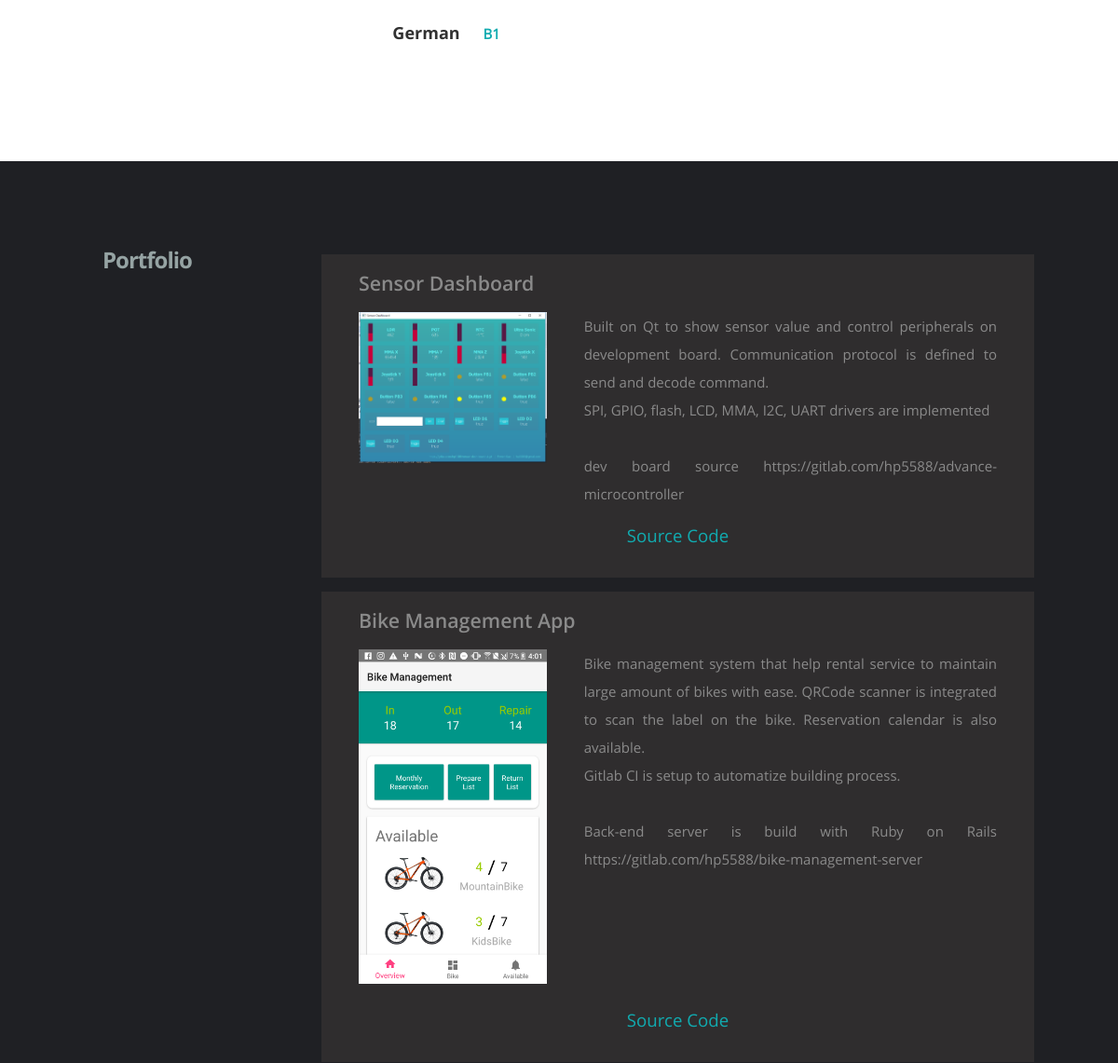
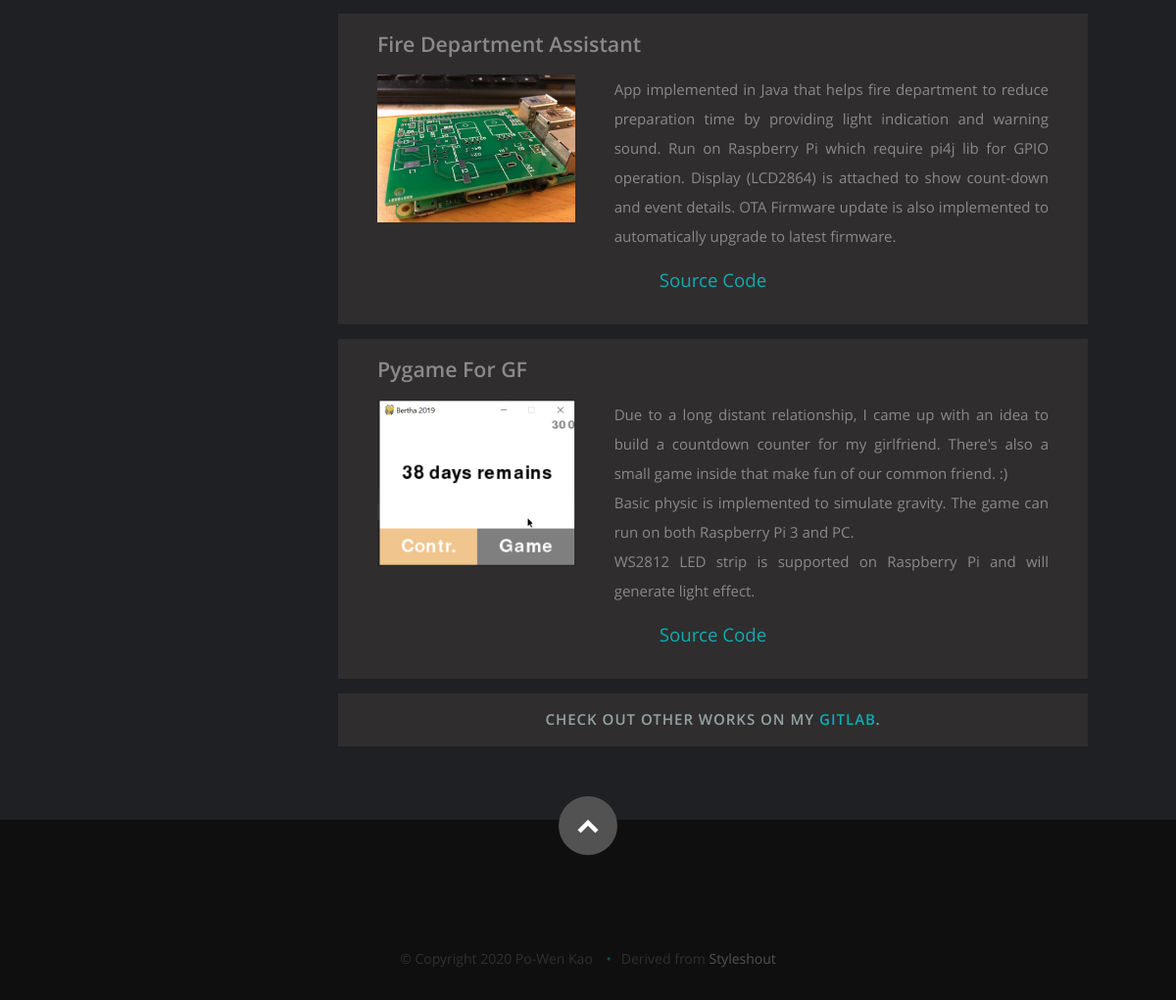
The app's page / (lower part), older data (2 pictures, top to bottom).
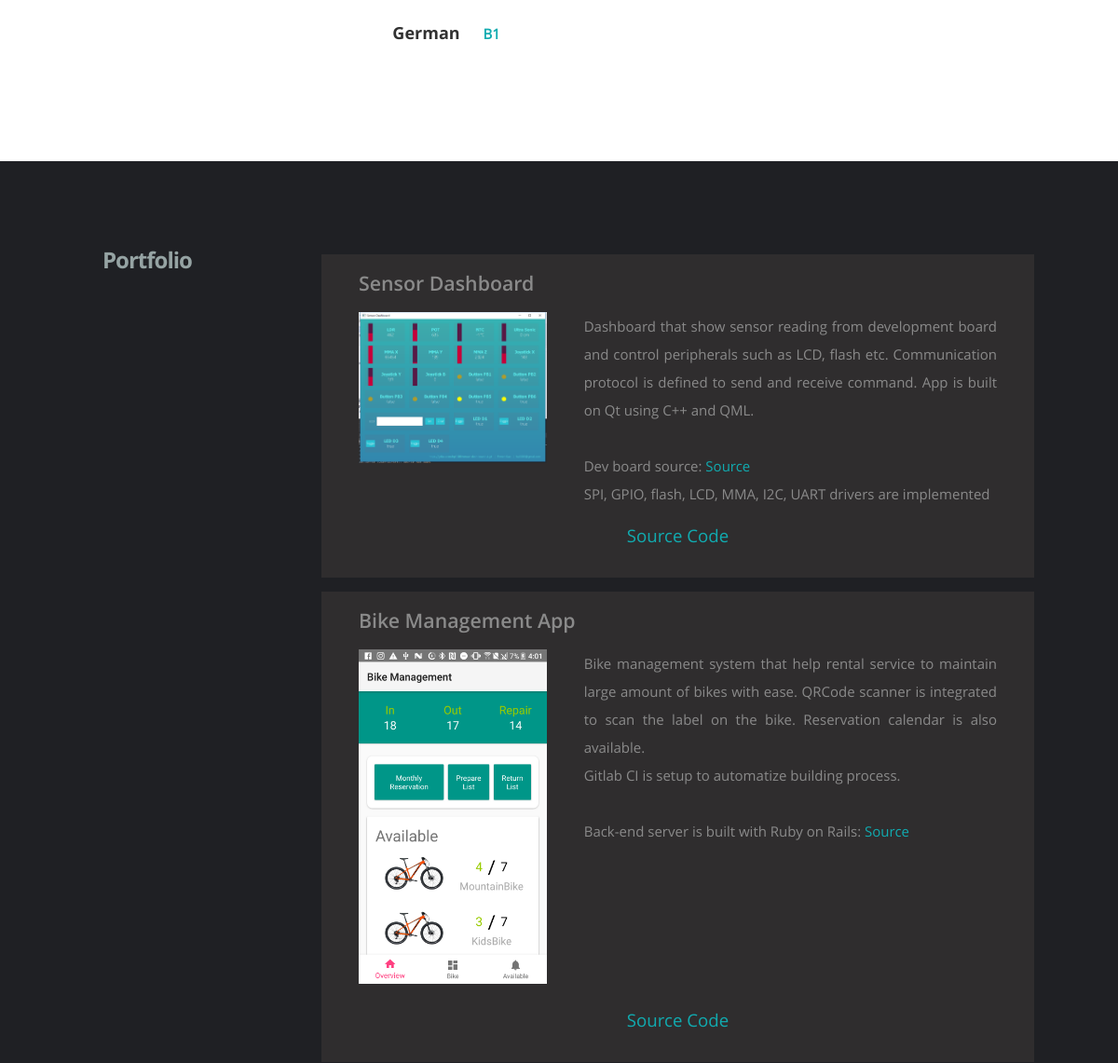
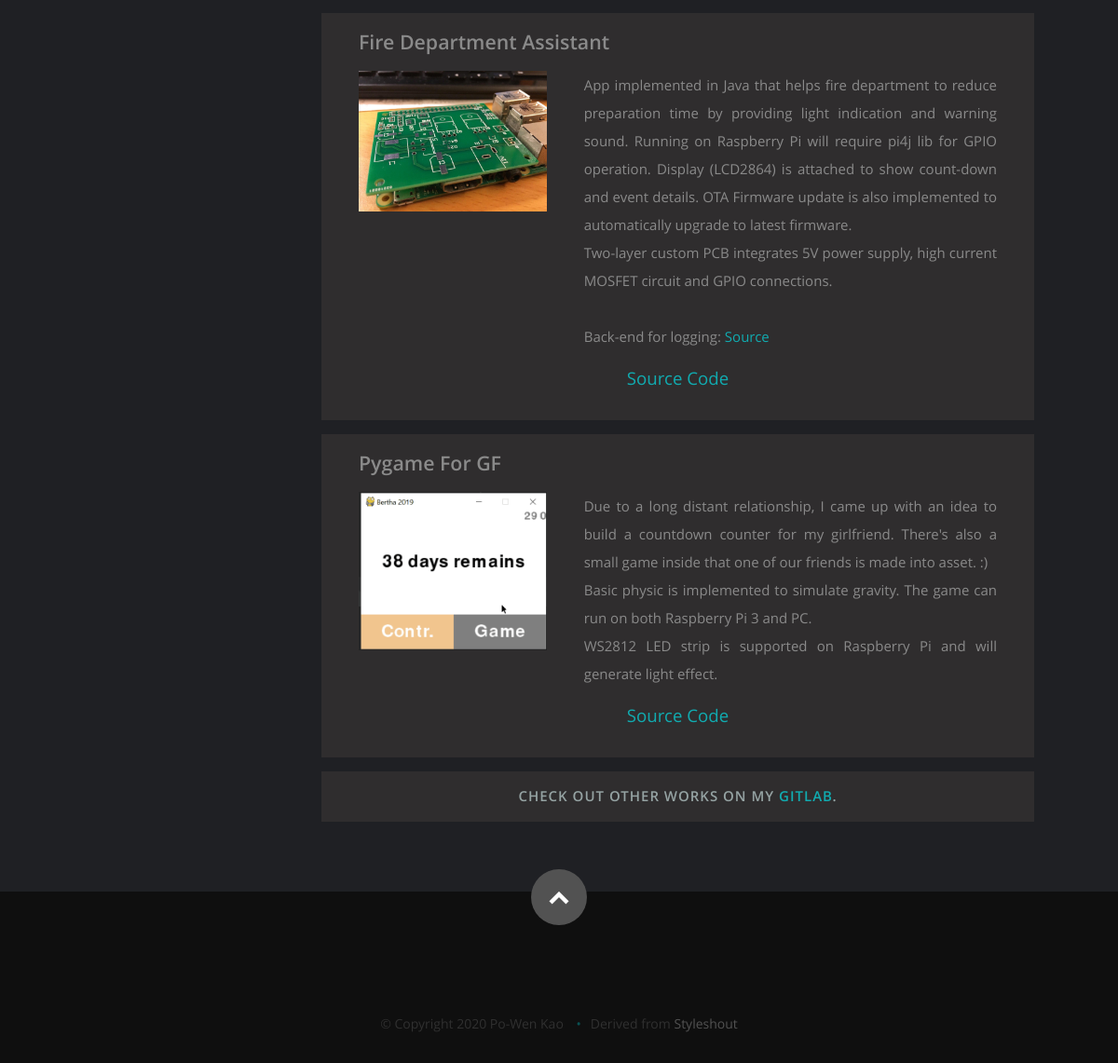
The same page, newer data (2 pictures, top to bottom).
### cv/models.py (models this page shows, shortened)
class Skill(models.Model):
    name = models.CharField(max_length=100)
    category = models.ForeignKey('SkillCategory', on_delete=models.DO_NOTHING, null=True)
    level = models.IntegerField('level of skill range from 0 to 10', blank=True, null=True)
    def get_category(self):
        return self.category

class Framework(models.Model):
    name = models.CharField(max_length=100)
    skill = models.ForeignKey('Skill', on_delete=models.DO_NOTHING, null=True)
    def __str__(self):
        return self.name

class Portfolio(models.Model):
    name = models.CharField(max_length=100)
    image = models.ImageField(upload_to="portfolio/images")
    description = models.TextField()
    rank = models.IntegerField()
    link = models.TextField(default="")

### cv/views.py (the view)
# urls.py: path('', views.index, name='index'),
def index(request):
    experience_list = Experience.objects.order_by('-end_date')
    education_list = Education.objects.order_by('-end_date')
    skill_list = Skill.objects.all().order_by('category')
    portfolio_list = Portfolio.objects.all().order_by('rank')
    template = loader.get_template('cv/index.html')
    context = {
        'experience_list': experience_list,
        'education_list': education_list,
        'skill_list': skill_list,
        'portfolio_list': portfolio_list,
    }
    return HttpResponse(template.render(context, request))

### cv/templates/cv/index.html (shortened to what this page needs)
{% load static %}
<!DOCTYPE html>
<html class="no-js" lang="en">
<head>
    <link rel="stylesheet" href="{% static 'cv/css/default.css'%}">
    <link rel="stylesheet" href="{% static 'cv/css/layout.css'%}">
    <link rel="stylesheet" href="{% static 'cv/css/media-queries.css'%}">
    <link rel="stylesheet" href="{% static 'cv/css/magnific-popup.css'%}">
</head>
<body>
   <section id="resume">
      <div class="row skill" id="skills">
         <div class="nine columns main-col">
            {% regroup skill_list by get_category as category_list %}
            {% for category, skill_list in category_list %}
                <table class="skill-category" style="width: 100%; text-align: left">
                    {% if not category.collapse %}
                         {% for skill in skill_list|dictsortreversed:"level" %}
                            <tr>
                                <th style="width: 20%; text-align: right">
                                    <h4>{{ skill.name }} </h4>
                                </th>
                                <th >
                                    <a>{{ skill.framework_set.all|join:" | " }}</a>
                                </th>
                            </tr>
                       {% endfor %}
                    {% endif %}
                </table>
            {% endfor %}
         </div>
      </div>
   </section>
   <section id="portfolio">
      <div class="row">
          <div class="three columns header-col">
              <h1><span>Portfolio</span></h1>
          </div>
          <div class="nine columns main-col">
              {% for port in portfolio_list %}
                  <div class="row portfolio-row">
                      <div class="twelve columns">
                          <h2> {{ port.name }}</h2>
                          <div class="four columns header-col">
                              <img src="{{ port.image.url }}">
                          </div>
                          <div class="eight columns main-col">
                              <pre>{{port.description|safe}}</pre>
                          </div>
                      </div>
                      <div class="twelve columns portfolio-source-link">
                          <a href="{{ port.link }}" target="_blank" style="display: block">Source Code</a>
                      </div>
                  </div>
              {% endfor %}
              <div class="row collapsed portfolio-row">
                  <h3>Check Out other works on my <a href="https://gitlab.com/hp5588">Gitlab</a>.</h3>
              </div>
          </div>
      </div>
   </section>
   <footer>
      <div class="row">
         <div class="twelve columns">
            <ul class="social-links">
               <li><a href="https://www.linkedin.com/in/powen-kao/" target="_blank"><i class="fa fa-linkedin"></i></a></li>
               <li><a href="https://gitlab.com/hp5588" target="_blank"><i class="fa fa-gitlab"></i></a></li>
            </ul>
            <ul class="copyright">
               <li>&copy; Copyright {% now 'Y' %} Po-Wen Kao</li>
               <li>Derived from <a href="http://www.styleshout.com/" title="Styleshout" target="_blank">Styleshout</a></li>
            </ul>
         </div>
         <div id="go-top"><a class="smoothscroll" title="Back to Top" href="#home"><i class="icon-up-open"></i></a></div>
      </div>
   </footer>
</body>
</html>

### cv/static/cv/css/default.css (style rules this page uses)
html, body, div, span, object, iframe, h1, h2, h3, h4, h5, h6, p, blockquote, pre, abbr, address, cite, code, del, dfn, em, img, ins, kbd, q, samp, small, strong, sub, sup, var, b, i, dl, dt, dd, ol, ul, li, fieldset, form, label, legend, table, caption, tbody, tfoot, thead, tr, th, td, article, aside, canvas, details, figcaption, figure, footer, header, hgroup, menu, nav, section, summary, time, mark, audio, video { margin: 0; padding: 0; border: 0; outline: 0; font-size: 100%; vertical-align: baseline; background: transparent; }
p, pre { text-align: justify; }
article,aside,details,figcaption,figure, footer,header,hgroup,menu,nav,section { display: block; }
code, kbd, pre, samp { settings font-family: monospace, serif; font-size: 1em; }
pre { white-space: pre; white-space: pre-wrap; word-wrap: break-word; }
table { border-spacing: 5px; text-align: left; vertical-align: middle; padding-left: 10px; }
tr, th, td { padding: 5px 10px; }
*, *:before, *:after { -moz-box-sizing: border-box; -webkit-box-sizing: border-box; box-sizing: border-box; }
html { font-size: 62.5%; -webkit-font-smoothing: antialiased; }
body { background: #fff; font-family: 'opensans-regular', sans-serif; font-weight: normal; font-size: 15px; line-height: 30px; color: #8A8A8A; -webkit-font-smoothing: antialiased; -webkit-text-size-adjust: 100%; }
pre { font-family: 'opensans-regular', sans-serif; }
h1, h2, h3, h4, h5, h6 { color: #313131; font-family: 'opensans-bold', sans-serif; font-weight: normal; }
h1 a, h2 a, h3 a, h4 a, h5 a, h6 a { font-weight: inherit; }
h1 { font-size: 38px; line-height: 42px; margin-bottom: 12px; letter-spacing: -1px; }
h2 { font-size: 28px; line-height: 36px; margin-bottom: 6px; }
h3 { font-size: 22px; line-height: 30px; margin-bottom: 12px; }
h4 { font-size: 20px; line-height: 30px; margin-bottom: 6px; }
a, a:visited { text-decoration: none; outline: 0; color: #11ABB0; -webkit-transition: color .3s ease-in-out; -moz-transition: color .3s ease-in-out; -o-transition: color .3s ease-in-out; transition: color .3s ease-in-out; }
ul, ol { margin-bottom: 24px; margin-top: 12px; }
ul { list-style: none outside; }
li { line-height: 18px; margin-bottom: 12px; }
img { max-width: 100%; height: auto; }
.row { width: 96%; max-width: 1020px; margin: 0 auto; }
.row .row { width: auto; max-width: none; margin: 10px -20px; }
.row:before, .row:after { content: " "; display: table; }
.row:after { clear: both; }
.column, .columns { position: relative; padding: 0 20px; min-height: 1px; float: left; }
[class*="column"] + [class*="column"]:last-child { float: right; }
.row .three { width: 25%; }
.row .four { width: 33.33333%; }
.row .eight { width: 66.66667%; }
.row .nine { width: 75%; }
.row .twelve { width: 100%; }

Row changes from the older to the newer data that the page shows:
changed Portfolio "Sensor Dashboard": description "Built on Qt to show sensor value and control peripherals on development board. Communication protocol is defined to send and decode command. SPI, GPIO, flash, LCD, MMA, I2C, UART drivers are implemented dev board source https://gitlab.com/hp5588/advance-microcontroller" → "Dashboard that show sensor reading from development board and control peripherals such as LCD, flash etc. Communication protocol is defined to send and receive command. App is built on Qt using C++ and QML. Dev board source: Source SPI, GPIO, flash, LCD, MMA, I2C, UART drivers are implemented"
changed Portfolio "Bike Management App": description "…process. Back-end server is build with Ruby on Rails https://gitlab.com/hp5588/bike-management-server" → "…process. Back-end server is built with Ruby on Rails: Source"
changed Portfolio "Fire Department Assistant": description "…indication and warning sound. Run on Raspberry Pi which require pi4j lib for GPIO operation. Display (LCD2864) is attached to show count-down and event details. OTA Firmware update is also implemented to automatically upgrade to latest firmware." → "…indication and warning sound. Running on Raspberry Pi will require pi4j lib for GPIO operation. Display (LCD2864) is attached to show count-down and event details. OTA Firmware update is also implemented to automatically upgrade to latest firmware. Two-layer custom PCB integrates 5V power supply, high current MOSFET circuit and GPIO connections. Back-end for logging: Source"
changed Portfolio "Pygame For GF": description "…small game inside that make fun of our common friend. :) Basic physic is…" → "…small game inside that one of our friends is made into asset. :) Basic physic is…"
